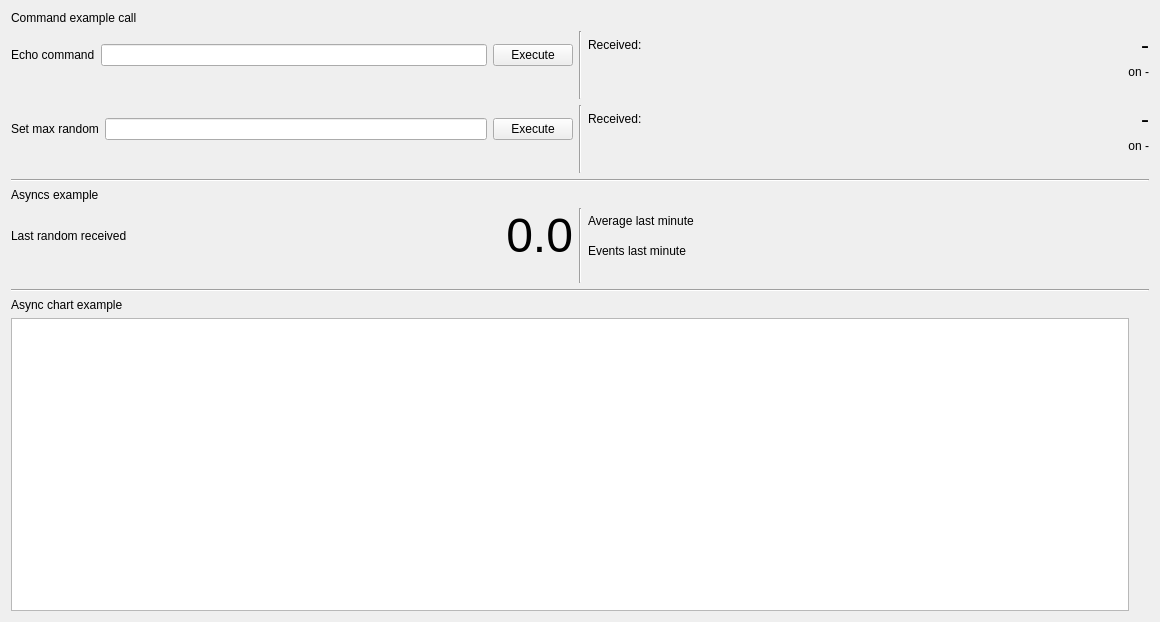
<?xml version="1.0" encoding="UTF-8"?>
<ui version="4.0">
 <class>ModuleExampleBig</class>
 <widget class="QWidget" name="ModuleExampleBig">
  <property name="geometry">
   <rect>
    <x>0</x>
    <y>0</y>
    <width>1160</width>
    <height>622</height>
   </rect>
  </property>
  <property name="windowTitle">
   <string>Example</string>
  </property>
  <layout class="QVBoxLayout" name="verticalLayout_11">
   <item>
    <layout class="QVBoxLayout" name="verticalLayout_8">
     <item>
      <widget class="QLabel" name="label">
       <property name="text">
        <string>Command example call</string>
       </property>
      </widget>
     </item>
     <item>
      <layout class="QHBoxLayout" name="horizontalLayout_4">
       <item>
        <layout class="QVBoxLayout" name="verticalLayout_2">
         <item>
          <layout class="QHBoxLayout" name="horizontalLayout">
           <item>
            <widget class="QLabel" name="label_2">
             <property name="text">
              <string>Echo command</string>
             </property>
            </widget>
           </item>
           <item>
            <widget class="QLineEdit" name="ledit_echo_cmd">
             <property name="text">
              <string/>
             </property>
            </widget>
           </item>
           <item>
            <widget class="QPushButton" name="pb_echo">
             <property name="text">
              <string>Execute</string>
             </property>
            </widget>
           </item>
          </layout>
         </item>
         <item>
          <spacer name="horizontalSpacer">
           <property name="orientation">
            <enum>Qt::Horizontal</enum>
           </property>
           <property name="sizeHint" stdset="0">
            <size>
             <width>40</width>
             <height>20</height>
            </size>
           </property>
          </spacer>
         </item>
        </layout>
       </item>
       <item>
        <widget class="Line" name="line_2">
         <property name="orientation">
          <enum>Qt::Vertical</enum>
         </property>
        </widget>
       </item>
       <item>
        <layout class="QVBoxLayout" name="verticalLayout">
         <item>
          <layout class="QHBoxLayout" name="horizontalLayout_3">
           <item>
            <widget class="QLabel" name="label_5">
             <property name="text">
              <string>Received:</string>
             </property>
            </widget>
           </item>
           <item>
            <spacer name="horizontalSpacer_5">
             <property name="orientation">
              <enum>Qt::Horizontal</enum>
             </property>
             <property name="sizeHint" stdset="0">
              <size>
               <width>40</width>
               <height>20</height>
              </size>
             </property>
            </spacer>
           </item>
           <item>
            <widget class="QLabel" name="lbl_echo_recvd">
             <property name="minimumSize">
              <size>
               <width>150</width>
               <height>0</height>
              </size>
             </property>
             <property name="font">
              <font>
               <pointsize>18</pointsize>
              </font>
             </property>
             <property name="text">
              <string>-</string>
             </property>
             <property name="alignment">
              <set>Qt::AlignRight|Qt::AlignTrailing|Qt::AlignVCenter</set>
             </property>
            </widget>
           </item>
          </layout>
         </item>
         <item>
          <widget class="QLabel" name="lbl_echo_recvd_on">
           <property name="text">
            <string>on -</string>
           </property>
           <property name="alignment">
            <set>Qt::AlignRight|Qt::AlignTrailing|Qt::AlignVCenter</set>
           </property>
          </widget>
         </item>
         <item>
          <spacer name="horizontalSpacer_2">
           <property name="orientation">
            <enum>Qt::Horizontal</enum>
           </property>
           <property name="sizeHint" stdset="0">
            <size>
             <width>40</width>
             <height>20</height>
            </size>
           </property>
          </spacer>
         </item>
        </layout>
       </item>
      </layout>
     </item>
     <item>
      <layout class="QHBoxLayout" name="horizontalLayout_10">
       <item>
        <layout class="QVBoxLayout" name="verticalLayout_5">
         <item>
          <layout class="QHBoxLayout" name="horizontalLayout_11">
           <item>
            <widget class="QLabel" name="label_9">
             <property name="text">
              <string>Set max random</string>
             </property>
            </widget>
           </item>
           <item>
            <widget class="QLineEdit" name="ledit_max_rnd">
             <property name="text">
              <string/>
             </property>
            </widget>
           </item>
           <item>
            <widget class="QPushButton" name="pb_set_max_rnd">
             <property name="text">
              <string>Execute</string>
             </property>
            </widget>
           </item>
          </layout>
         </item>
         <item>
          <spacer name="horizontalSpacer_9">
           <property name="orientation">
            <enum>Qt::Horizontal</enum>
           </property>
           <property name="sizeHint" stdset="0">
            <size>
             <width>40</width>
             <height>20</height>
            </size>
           </property>
          </spacer>
         </item>
        </layout>
       </item>
       <item>
        <widget class="Line" name="line_6">
         <property name="orientation">
          <enum>Qt::Vertical</enum>
         </property>
        </widget>
       </item>
       <item>
        <layout class="QVBoxLayout" name="verticalLayout_6">
         <item>
          <layout class="QHBoxLayout" name="horizontalLayout_12">
           <item>
            <widget class="QLabel" name="label_10">
             <property name="text">
              <string>Received:</string>
             </property>
            </widget>
           </item>
           <item>
            <spacer name="horizontalSpacer_10">
             <property name="orientation">
              <enum>Qt::Horizontal</enum>
             </property>
             <property name="sizeHint" stdset="0">
              <size>
               <width>40</width>
               <height>20</height>
              </size>
             </property>
            </spacer>
           </item>
           <item>
            <widget class="QLabel" name="lbl_set_max_rnd_recvd">
             <property name="minimumSize">
              <size>
               <width>150</width>
               <height>0</height>
              </size>
             </property>
             <property name="font">
              <font>
               <pointsize>18</pointsize>
              </font>
             </property>
             <property name="text">
              <string>-</string>
             </property>
             <property name="alignment">
              <set>Qt::AlignRight|Qt::AlignTrailing|Qt::AlignVCenter</set>
             </property>
            </widget>
           </item>
          </layout>
         </item>
         <item>
          <widget class="QLabel" name="lbl_set_max_rnd_recvd_on">
           <property name="text">
            <string>on -</string>
           </property>
           <property name="alignment">
            <set>Qt::AlignRight|Qt::AlignTrailing|Qt::AlignVCenter</set>
           </property>
          </widget>
         </item>
         <item>
          <spacer name="horizontalSpacer_11">
           <property name="orientation">
            <enum>Qt::Horizontal</enum>
           </property>
           <property name="sizeHint" stdset="0">
            <size>
             <width>40</width>
             <height>20</height>
            </size>
           </property>
          </spacer>
         </item>
        </layout>
       </item>
      </layout>
     </item>
    </layout>
   </item>
   <item>
    <widget class="Line" name="line">
     <property name="orientation">
      <enum>Qt::Horizontal</enum>
     </property>
    </widget>
   </item>
   <item>
    <layout class="QVBoxLayout" name="verticalLayout_9">
     <item>
      <widget class="QLabel" name="label_7">
       <property name="text">
        <string>Asyncs example</string>
       </property>
      </widget>
     </item>
     <item>
      <layout class="QHBoxLayout" name="horizontalLayout_8">
       <item>
        <layout class="QVBoxLayout" name="verticalLayout_4">
         <item>
          <layout class="QHBoxLayout" name="horizontalLayout_7">
           <item>
            <widget class="QLabel" name="label_3">
             <property name="text">
              <string>Last random received</string>
             </property>
            </widget>
           </item>
           <item>
            <spacer name="horizontalSpacer_3">
             <property name="orientation">
              <enum>Qt::Horizontal</enum>
             </property>
             <property name="sizeHint" stdset="0">
              <size>
               <width>40</width>
               <height>20</height>
              </size>
             </property>
            </spacer>
           </item>
           <item>
            <widget class="QLabel" name="lbl_last_random">
             <property name="minimumSize">
              <size>
               <width>0</width>
               <height>0</height>
              </size>
             </property>
             <property name="font">
              <font>
               <pointsize>36</pointsize>
              </font>
             </property>
             <property name="text">
              <string>0.0</string>
             </property>
             <property name="alignment">
              <set>Qt::AlignRight|Qt::AlignTrailing|Qt::AlignVCenter</set>
             </property>
            </widget>
           </item>
          </layout>
         </item>
         <item>
          <spacer name="horizontalSpacer_7">
           <property name="orientation">
            <enum>Qt::Horizontal</enum>
           </property>
           <property name="sizeHint" stdset="0">
            <size>
             <width>40</width>
             <height>20</height>
            </size>
           </property>
          </spacer>
         </item>
        </layout>
       </item>
       <item>
        <widget class="Line" name="line_3">
         <property name="orientation">
          <enum>Qt::Vertical</enum>
         </property>
        </widget>
       </item>
       <item>
        <layout class="QVBoxLayout" name="verticalLayout_7">
         <item>
          <layout class="QVBoxLayout" name="verticalLayout_3">
           <item>
            <layout class="QHBoxLayout" name="horizontalLayout_2">
             <item>
              <widget class="QLabel" name="label_4">
               <property name="text">
                <string>Average last minute</string>
               </property>
              </widget>
             </item>
             <item>
              <spacer name="horizontalSpacer_4">
               <property name="orientation">
                <enum>Qt::Horizontal</enum>
               </property>
               <property name="sizeHint" stdset="0">
                <size>
                 <width>40</width>
                 <height>20</height>
                </size>
               </property>
              </spacer>
             </item>
             <item>
              <widget class="QLabel" name="lbl_avg_minute">
               <property name="text">
                <string/>
               </property>
              </widget>
             </item>
            </layout>
           </item>
           <item>
            <layout class="QHBoxLayout" name="horizontalLayout_5">
             <item>
              <widget class="QLabel" name="label_6">
               <property name="text">
                <string>Events last minute</string>
               </property>
              </widget>
             </item>
             <item>
              <spacer name="horizontalSpacer_6">
               <property name="orientation">
                <enum>Qt::Horizontal</enum>
               </property>
               <property name="sizeHint" stdset="0">
                <size>
                 <width>40</width>
                 <height>20</height>
                </size>
               </property>
              </spacer>
             </item>
             <item>
              <widget class="QLabel" name="lbl_events_minute">
               <property name="text">
                <string/>
               </property>
              </widget>
             </item>
            </layout>
           </item>
          </layout>
         </item>
         <item>
          <spacer name="horizontalSpacer_8">
           <property name="orientation">
            <enum>Qt::Horizontal</enum>
           </property>
           <property name="sizeHint" stdset="0">
            <size>
             <width>40</width>
             <height>20</height>
            </size>
           </property>
          </spacer>
         </item>
        </layout>
       </item>
      </layout>
     </item>
    </layout>
   </item>
   <item>
    <widget class="Line" name="line_4">
     <property name="orientation">
      <enum>Qt::Horizontal</enum>
     </property>
    </widget>
   </item>
   <item>
    <layout class="QVBoxLayout" name="verticalLayout_10">
     <item>
      <widget class="QLabel" name="label_8">
       <property name="text">
        <string>Async chart example</string>
       </property>
      </widget>
     </item>
     <item>
      <layout class="QHBoxLayout" name="horizontalLayout_6">
       <item>
        <widget class="PlotWidget" name="chart"/>
       </item>
       <item>
        <spacer name="verticalSpacer">
         <property name="orientation">
          <enum>Qt::Vertical</enum>
         </property>
         <property name="sizeHint" stdset="0">
          <size>
           <width>20</width>
           <height>40</height>
          </size>
         </property>
        </spacer>
       </item>
      </layout>
     </item>
    </layout>
   </item>
  </layout>
 </widget>
 <customwidgets>
  <customwidget>
   <class>PlotWidget</class>
   <extends>QGraphicsView</extends>
   <header>pyqtgraph</header>
  </customwidget>
 </customwidgets>
 <resources/>
 <connections/>
</ui>
